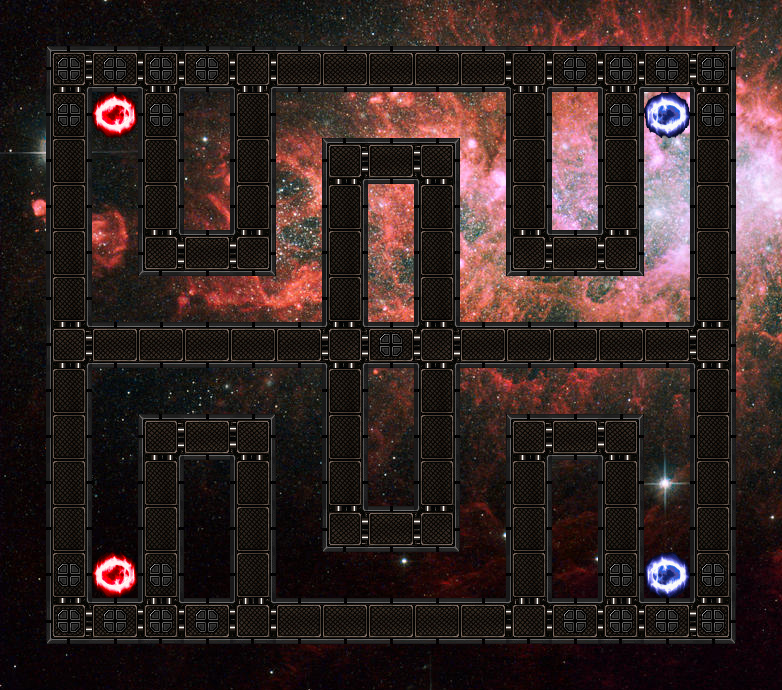

The image is a tile-based game level rendered from a .tmx file. Its description and source (layers, tilesets, objects; grid data summarised) follow:
An orthogonal 17x15 tile map with 46x46 px tiles, 3 tile layers (buildable, unbuildable1, unbuildable2), 2 tilesets, 1 image layer.

<map version="1.0" orientation="orthogonal" renderorder="left-up" width="17" height="15" tilewidth="46" tileheight="46" nextobjectid="1">
 <properties>
  <property name="waypoints1" value="2,2|2,6|6,6|6,2|10,2|10,6|14,6|14,2" />
  <property name="waypoints2" value="2,12|2,8|6,8|6,12|10,12|10,8|14,8|14,12" />
 </properties>
 <tileset firstgid="1" name="level_tiles" tilewidth="46" tileheight="46" spacing="2" margin="2">
  <image source="level_tiles.png" width="256" height="256" />
 </tileset>
 <tileset firstgid="26" name="level_tiles2" tilewidth="46" tileheight="46" spacing="2" margin="2">
  <image source="level_tiles2.png" width="256" height="256" />
 </tileset>
 <imagelayer name="background" x="-146" y="-33">
  <image source="backgrounds/level3.jpg" />
 </imagelayer>
 <layer name="buildable" width="17" height="15">
  <data>[255 cells, 94 non-empty, 11 distinct tile ids]</data>
 </layer>
 <layer name="unbuildable1" width="17" height="15">
  <data>[255 cells, 29 non-empty, 10 distinct tile ids]</data>
 </layer>
 <layer name="unbuildable2" width="17" height="15">
  <data>[255 cells, 25 non-empty, 1 distinct tile ids]</data>
 </layer>
</map>
